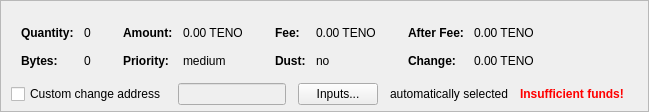
    <widget class="QFrame" name="frameCoinControl">
     <property name="sizePolicy">
      <sizepolicy hsizetype="Expanding" vsizetype="Expanding">
       <horstretch>0</horstretch>
       <verstretch>0</verstretch>
      </sizepolicy>
     </property>
     <property name="maximumSize">
      <size>
       <width>16777215</width>
       <height>16777215</height>
      </size>
     </property>
     <property name="frameShape">
      <enum>QFrame::StyledPanel</enum>
     </property>
     <property name="frameShadow">
      <enum>QFrame::Sunken</enum>
     </property>
     <layout class="QVBoxLayout" name="verticalLayoutCoinControl2">
      <property name="spacing">
       <number>0</number>
      </property>
      <property name="leftMargin">
       <number>0</number>
      </property>
      <property name="topMargin">
       <number>0</number>
      </property>
      <property name="rightMargin">
       <number>0</number>
      </property>
      <property name="bottomMargin">
       <number>6</number>
      </property>
      <item>
       <layout class="QVBoxLayout" name="verticalLayoutCoinControl" stretch="0,0,0">
        <property name="spacing">
         <number>0</number>
        </property>
        <property name="leftMargin">
         <number>10</number>
        </property>
        <property name="topMargin">
         <number>10</number>
        </property>
        <item>
         <layout class="QHBoxLayout" name="horizontalLayoutCoinControl2" stretch="0">
          <property name="spacing">
           <number>8</number>
          </property>
          <property name="bottomMargin">
           <number>10</number>
          </property>
          <item>
           <spacer name="horizontalSpacerCoinControl">
            <property name="orientation">
             <enum>Qt::Horizontal</enum>
            </property>
            <property name="sizeHint" stdset="0">
             <size>
              <width>40</width>
              <height>1</height>
             </size>
            </property>
           </spacer>
          </item>
         </layout>
        </item>
        <item>
         <widget class="QWidget" name="widgetCoinControl" native="true">
          <property name="sizePolicy">
           <sizepolicy hsizetype="Preferred" vsizetype="Preferred">
            <horstretch>0</horstretch>
            <verstretch>0</verstretch>
           </sizepolicy>
          </property>
          <property name="minimumSize">
           <size>
            <width>0</width>
            <height>0</height>
           </size>
          </property>
          <property name="styleSheet">
           <string notr="true"/>
          </property>
          <layout class="QHBoxLayout" name="horizontalLayoutCoinControl5">
           <property name="leftMargin">
            <number>0</number>
           </property>
           <property name="topMargin">
            <number>0</number>
           </property>
           <property name="rightMargin">
            <number>0</number>
           </property>
           <property name="bottomMargin">
            <number>0</number>
           </property>
           <item>
            <layout class="QHBoxLayout" name="horizontalLayoutCoinControl3" stretch="0,0,0,1">
             <property name="spacing">
              <number>20</number>
             </property>
             <property name="topMargin">
              <number>0</number>
             </property>
             <property name="bottomMargin">
              <number>10</number>
             </property>
             <item>
              <layout class="QFormLayout" name="formLayoutCoinControl1">
               <property name="horizontalSpacing">
                <number>10</number>
               </property>
               <property name="verticalSpacing">
                <number>14</number>
               </property>
               <property name="leftMargin">
                <number>10</number>
               </property>
               <property name="topMargin">
                <number>4</number>
               </property>
               <property name="rightMargin">
                <number>6</number>
               </property>
               <item row="0" column="0">
                <widget class="QLabel" name="labelCoinControlQuantityText">
                 <property name="font">
                  <font>
                   <weight>75</weight>
                   <bold>true</bold>
                  </font>
                 </property>
                 <property name="text">
                  <string>Quantity:</string>
                 </property>
                 <property name="margin">
                  <number>0</number>
                 </property>
                </widget>
               </item>
               <item row="0" column="1">
                <widget class="QLabel" name="labelCoinControlQuantity">
                 <property name="cursor">
                  <cursorShape>IBeamCursor</cursorShape>
                 </property>
                 <property name="contextMenuPolicy">
                  <enum>Qt::ActionsContextMenu</enum>
                 </property>
                 <property name="text">
                  <string notr="true">0</string>
                 </property>
                 <property name="margin">
                  <number>0</number>
                 </property>
                 <property name="textInteractionFlags">
                  <set>Qt::LinksAccessibleByMouse|Qt::TextSelectableByKeyboard|Qt::TextSelectableByMouse</set>
                 </property>
                </widget>
               </item>
               <item row="1" column="0">
                <widget class="QLabel" name="labelCoinControlBytesText">
                 <property name="font">
                  <font>
                   <weight>75</weight>
                   <bold>true</bold>
                  </font>
                 </property>
                 <property name="text">
                  <string>Bytes:</string>
                 </property>
                </widget>
               </item>
               <item row="1" column="1">
                <widget class="QLabel" name="labelCoinControlBytes">
                 <property name="cursor">
                  <cursorShape>IBeamCursor</cursorShape>
                 </property>
                 <property name="contextMenuPolicy">
                  <enum>Qt::ActionsContextMenu</enum>
                 </property>
                 <property name="text">
                  <string notr="true">0</string>
                 </property>
                 <property name="textInteractionFlags">
                  <set>Qt::LinksAccessibleByMouse|Qt::TextSelectableByKeyboard|Qt::TextSelectableByMouse</set>
                 </property>
                </widget>
               </item>
              </layout>
             </item>
             <item>
              <layout class="QFormLayout" name="formLayoutCoinControl2">
               <property name="horizontalSpacing">
                <number>10</number>
               </property>
               <property name="verticalSpacing">
                <number>14</number>
               </property>
               <property name="leftMargin">
                <number>6</number>
               </property>
               <property name="topMargin">
                <number>4</number>
               </property>
               <property name="rightMargin">
                <number>6</number>
               </property>
               <item row="0" column="0">
                <widget class="QLabel" name="labelCoinControlAmountText">
                 <property name="font">
                  <font>
                   <weight>75</weight>
                   <bold>true</bold>
                  </font>
                 </property>
                 <property name="text">
                  <string>Amount:</string>
                 </property>
                 <property name="margin">
                  <number>0</number>
                 </property>
                </widget>
               </item>
               <item row="0" column="1">
                <widget class="QLabel" name="labelCoinControlAmount">
                 <property name="cursor">
                  <cursorShape>IBeamCursor</cursorShape>
                 </property>
                 <property name="contextMenuPolicy">
                  <enum>Qt::ActionsContextMenu</enum>
                 </property>
                 <property name="text">
                  <string notr="true">0.00 TENO</string>
                 </property>
                 <property name="textInteractionFlags">
                  <set>Qt::LinksAccessibleByMouse|Qt::TextSelectableByKeyboard|Qt::TextSelectableByMouse</set>
                 </property>
                </widget>
               </item>
               <item row="1" column="0">
                <widget class="QLabel" name="labelCoinControlPriorityText">
                 <property name="font">
                  <font>
                   <weight>75</weight>
                   <bold>true</bold>
                  </font>
                 </property>
                 <property name="text">
                  <string>Priority:</string>
                 </property>
                </widget>
               </item>
               <item row="1" column="1">
                <widget class="QLabel" name="labelCoinControlPriority">
                 <property name="cursor">
                  <cursorShape>IBeamCursor</cursorShape>
                 </property>
                 <property name="contextMenuPolicy">
                  <enum>Qt::ActionsContextMenu</enum>
                 </property>
                 <property name="text">
                  <string notr="true">medium</string>
                 </property>
                 <property name="textInteractionFlags">
                  <set>Qt::LinksAccessibleByMouse|Qt::TextSelectableByKeyboard|Qt::TextSelectableByMouse</set>
                 </property>
                </widget>
               </item>
              </layout>
             </item>
             <item>
              <layout class="QFormLayout" name="formLayoutCoinControl3">
               <property name="horizontalSpacing">
                <number>10</number>
               </property>
               <property name="verticalSpacing">
                <number>14</number>
               </property>
               <property name="leftMargin">
                <number>6</number>
               </property>
               <property name="topMargin">
                <number>4</number>
               </property>
               <property name="rightMargin">
                <number>6</number>
               </property>
               <item row="0" column="0">
                <widget class="QLabel" name="labelCoinControlFeeText">
                 <property name="font">
                  <font>
                   <weight>75</weight>
                   <bold>true</bold>
                  </font>
                 </property>
                 <property name="text">
                  <string>Fee:</string>
                 </property>
                 <property name="margin">
                  <number>0</number>
                 </property>
                </widget>
               </item>
               <item row="0" column="1">
                <widget class="QLabel" name="labelCoinControlFee">
                 <property name="cursor">
                  <cursorShape>IBeamCursor</cursorShape>
                 </property>
                 <property name="contextMenuPolicy">
                  <enum>Qt::ActionsContextMenu</enum>
                 </property>
                 <property name="text">
                  <string notr="true">0.00 TENO</string>
                 </property>
                 <property name="textInteractionFlags">
                  <set>Qt::LinksAccessibleByMouse|Qt::TextSelectableByKeyboard|Qt::TextSelectableByMouse</set>
                 </property>
                </widget>
               </item>
               <item row="1" column="0">
                <widget class="QLabel" name="labelCoinControlLowOutputText">
                 <property name="font">
                  <font>
                   <weight>75</weight>
                   <bold>true</bold>
                  </font>
                 </property>
                 <property name="text">
                  <string>Dust:</string>
                 </property>
                </widget>
               </item>
               <item row="1" column="1">
                <widget class="QLabel" name="labelCoinControlLowOutput">
                 <property name="cursor">
                  <cursorShape>IBeamCursor</cursorShape>
                 </property>
                 <property name="contextMenuPolicy">
                  <enum>Qt::ActionsContextMenu</enum>
                 </property>
                 <property name="text">
                  <string notr="true">no</string>
                 </property>
                 <property name="textInteractionFlags">
                  <set>Qt::LinksAccessibleByMouse|Qt::TextSelectableByKeyboard|Qt::TextSelectableByMouse</set>
                 </property>
                </widget>
               </item>
              </layout>
             </item>
             <item>
              <layout class="QFormLayout" name="formLayoutCoinControl4">
               <property name="horizontalSpacing">
                <number>10</number>
               </property>
               <property name="verticalSpacing">
                <number>14</number>
               </property>
               <property name="leftMargin">
                <number>6</number>
               </property>
               <property name="topMargin">
                <number>4</number>
               </property>
               <property name="rightMargin">
                <number>6</number>
               </property>
               <item row="0" column="0">
                <widget class="QLabel" name="labelCoinControlAfterFeeText">
                 <property name="font">
                  <font>
                   <weight>75</weight>
                   <bold>true</bold>
                  </font>
                 </property>
                 <property name="text">
                  <string>After Fee:</string>
                 </property>
                 <property name="margin">
                  <number>0</number>
                 </property>
                </widget>
               </item>
               <item row="0" column="1">
                <widget class="QLabel" name="labelCoinControlAfterFee">
                 <property name="cursor">
                  <cursorShape>IBeamCursor</cursorShape>
                 </property>
                 <property name="contextMenuPolicy">
                  <enum>Qt::ActionsContextMenu</enum>
                 </property>
                 <property name="text">
                  <string notr="true">0.00 TENO</string>
                 </property>
                 <property name="textInteractionFlags">
                  <set>Qt::LinksAccessibleByMouse|Qt::TextSelectableByKeyboard|Qt::TextSelectableByMouse</set>
                 </property>
                </widget>
               </item>
               <item row="1" column="0">
                <widget class="QLabel" name="labelCoinControlChangeText">
                 <property name="font">
                  <font>
                   <weight>75</weight>
                   <bold>true</bold>
                  </font>
                 </property>
                 <property name="text">
                  <string>Change:</string>
                 </property>
                </widget>
               </item>
               <item row="1" column="1">
                <widget class="QLabel" name="labelCoinControlChange">
                 <property name="cursor">
                  <cursorShape>IBeamCursor</cursorShape>
                 </property>
                 <property name="contextMenuPolicy">
                  <enum>Qt::ActionsContextMenu</enum>
                 </property>
                 <property name="text">
                  <string notr="true">0.00 TENO</string>
                 </property>
                 <property name="textInteractionFlags">
                  <set>Qt::LinksAccessibleByMouse|Qt::TextSelectableByKeyboard|Qt::TextSelectableByMouse</set>
                 </property>
                </widget>
               </item>
              </layout>
             </item>
            </layout>
           </item>
          </layout>
         </widget>
        </item>
        <item>
         <layout class="QHBoxLayout" name="horizontalLayoutCoinControl4" stretch="0,0,0,0,0,0">
          <property name="spacing">
           <number>12</number>
          </property>
          <property name="sizeConstraint">
           <enum>QLayout::SetDefaultConstraint</enum>
          </property>
          <property name="topMargin">
           <number>5</number>
          </property>
          <property name="rightMargin">
           <number>5</number>
          </property>
          <item>
           <widget class="QCheckBox" name="checkBoxCoinControlChange">
            <property name="toolTip">
             <string>If this is activated, but the change address is empty or invalid, change will be sent to a newly generated address.</string>
            </property>
            <property name="text">
             <string>Custom change address</string>
            </property>
           </widget>
          </item>
          <item>
           <widget class="QValidatedLineEdit" name="lineEditCoinControlChange">
            <property name="enabled">
             <bool>false</bool>
            </property>
            <property name="sizePolicy">
             <sizepolicy hsizetype="Expanding" vsizetype="Fixed">
              <horstretch>0</horstretch>
              <verstretch>0</verstretch>
             </sizepolicy>
            </property>
           </widget>
          </item>
          <item>
           <widget class="QPushButton" name="pushButtonCoinControl">
            <property name="styleSheet">
             <string notr="true"/>
            </property>
            <property name="text">
             <string>Inputs...</string>
            </property>
            <property name="autoDefault">
             <bool>false</bool>
            </property>
           </widget>
          </item>
          <item>
           <widget class="QLabel" name="labelCoinControlAutomaticallySelected">
            <property name="text">
             <string>automatically selected</string>
            </property>
            <property name="margin">
             <number>5</number>
            </property>
           </widget>
          </item>
          <item>
           <widget class="QLabel" name="labelCoinControlInsuffFunds">
            <property name="font">
             <font>
              <weight>75</weight>
              <bold>true</bold>
             </font>
            </property>
            <property name="styleSheet">
             <string notr="true">color:red;font-weight:bold;</string>
            </property>
            <property name="text">
             <string>Insufficient funds!</string>
            </property>
            <property name="margin">
             <number>5</number>
            </property>
           </widget>
          </item>
          <item>
           <widget class="QLabel" name="labelCoinControlChangeLabel">
            <property name="sizePolicy">
             <sizepolicy hsizetype="Preferred" vsizetype="Expanding">
              <horstretch>0</horstretch>
              <verstretch>0</verstretch>
             </sizepolicy>
            </property>
            <property name="minimumSize">
             <size>
              <width>0</width>
              <height>0</height>
             </size>
            </property>
            <property name="text">
             <string/>
            </property>
            <property name="margin">
             <number>3</number>
            </property>
           </widget>
          </item>
         </layout>
        </item>
       </layout>
      </item>
     </layout>
    </widget>
